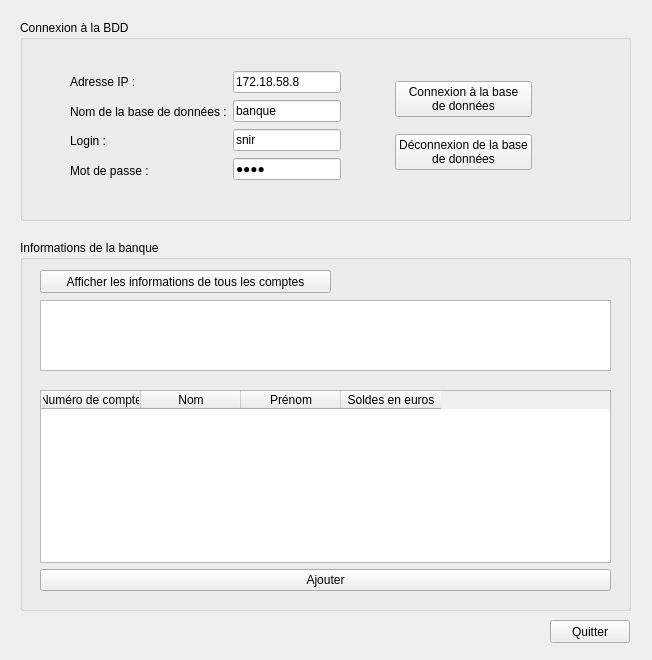
<?xml version="1.0" encoding="UTF-8"?>
<ui version="4.0">
 <class>Banque</class>
 <widget class="QWidget" name="Banque">
  <property name="enabled">
   <bool>true</bool>
  </property>
  <property name="geometry">
   <rect>
    <x>0</x>
    <y>0</y>
    <width>652</width>
    <height>660</height>
   </rect>
  </property>
  <property name="windowTitle">
   <string>La Banque des SNIR</string>
  </property>
  <widget class="QGroupBox" name="groupBox_connexionBDD">
   <property name="geometry">
    <rect>
     <x>20</x>
     <y>20</y>
     <width>611</width>
     <height>201</height>
    </rect>
   </property>
   <property name="title">
    <string>Connexion à la BDD</string>
   </property>
   <widget class="QWidget" name="">
    <property name="geometry">
     <rect>
      <x>50</x>
      <y>50</y>
      <width>509</width>
      <height>112</height>
     </rect>
    </property>
    <layout class="QHBoxLayout" name="horizontalLayout_general">
     <item>
      <layout class="QHBoxLayout" name="horizontalLayout_menu">
       <item>
        <layout class="QVBoxLayout" name="verticalLayout_menuGauche">
         <item>
          <widget class="QLabel" name="label_adresseIP">
           <property name="text">
            <string>Adresse IP :</string>
           </property>
          </widget>
         </item>
         <item>
          <widget class="QLabel" name="label_nomBDD">
           <property name="text">
            <string>Nom de la base de données :</string>
           </property>
          </widget>
         </item>
         <item>
          <widget class="QLabel" name="label_nomBDD_2">
           <property name="text">
            <string>Login :</string>
           </property>
          </widget>
         </item>
         <item>
          <widget class="QLabel" name="label_motDePasse">
           <property name="text">
            <string>Mot de passe :</string>
           </property>
          </widget>
         </item>
        </layout>
       </item>
       <item>
        <layout class="QVBoxLayout" name="verticalLayout_menudroite">
         <item>
          <widget class="QLineEdit" name="lineEdit_adresseIP">
           <property name="text">
            <string>172.18.58.8</string>
           </property>
          </widget>
         </item>
         <item>
          <widget class="QLineEdit" name="lineEdit_nomBDD">
           <property name="text">
            <string>banque</string>
           </property>
          </widget>
         </item>
         <item>
          <widget class="QLineEdit" name="lineEdit_login">
           <property name="text">
            <string>snir</string>
           </property>
           <property name="echoMode">
            <enum>QLineEdit::Normal</enum>
           </property>
           <property name="placeholderText">
            <string>snir</string>
           </property>
          </widget>
         </item>
         <item>
          <widget class="QLineEdit" name="lineEdit_motDePasse">
           <property name="text">
            <string>snir</string>
           </property>
           <property name="echoMode">
            <enum>QLineEdit::Password</enum>
           </property>
           <property name="placeholderText">
            <string>snir</string>
           </property>
          </widget>
         </item>
        </layout>
       </item>
      </layout>
     </item>
     <item>
      <spacer name="horizontalSpacer_2">
       <property name="orientation">
        <enum>Qt::Horizontal</enum>
       </property>
       <property name="sizeHint" stdset="0">
        <size>
         <width>40</width>
         <height>20</height>
        </size>
       </property>
      </spacer>
     </item>
     <item>
      <layout class="QVBoxLayout" name="verticalLayout_3">
       <item>
        <widget class="QPushButton" name="pushButton_connexionBDD">
         <property name="cursor">
          <cursorShape>PointingHandCursor</cursorShape>
         </property>
         <property name="acceptDrops">
          <bool>false</bool>
         </property>
         <property name="text">
          <string>Connexion à la base
de données</string>
         </property>
        </widget>
       </item>
       <item>
        <widget class="QPushButton" name="pushButton_deconnexionBDD">
         <property name="cursor">
          <cursorShape>PointingHandCursor</cursorShape>
         </property>
         <property name="acceptDrops">
          <bool>false</bool>
         </property>
         <property name="text">
          <string>Déconnexion de la base
de données</string>
         </property>
        </widget>
       </item>
      </layout>
     </item>
     <item>
      <spacer name="horizontalSpacer">
       <property name="orientation">
        <enum>Qt::Horizontal</enum>
       </property>
       <property name="sizeHint" stdset="0">
        <size>
         <width>40</width>
         <height>20</height>
        </size>
       </property>
      </spacer>
     </item>
    </layout>
   </widget>
  </widget>
  <widget class="QGroupBox" name="groupBox_infosBanque">
   <property name="geometry">
    <rect>
     <x>20</x>
     <y>240</y>
     <width>611</width>
     <height>371</height>
    </rect>
   </property>
   <property name="title">
    <string>Informations de la banque</string>
   </property>
   <widget class="QPushButton" name="pushButton_afficherInfosComptes">
    <property name="geometry">
     <rect>
      <x>20</x>
      <y>30</y>
      <width>291</width>
      <height>23</height>
     </rect>
    </property>
    <property name="cursor">
     <cursorShape>PointingHandCursor</cursorShape>
    </property>
    <property name="text">
     <string>Afficher les informations de tous les comptes</string>
    </property>
   </widget>
   <widget class="QTextEdit" name="textEdit_infoBanque">
    <property name="geometry">
     <rect>
      <x>20</x>
      <y>60</y>
      <width>571</width>
      <height>71</height>
     </rect>
    </property>
   </widget>
   <widget class="QWidget" name="">
    <property name="geometry">
     <rect>
      <x>20</x>
      <y>150</y>
      <width>571</width>
      <height>201</height>
     </rect>
    </property>
    <layout class="QVBoxLayout" name="verticalLayout_2">
     <item>
      <widget class="QTableWidget" name="tableWidget_infoBanque">
       <column>
        <property name="text">
         <string>Numéro de compte</string>
        </property>
       </column>
       <column>
        <property name="text">
         <string>Nom</string>
        </property>
       </column>
       <column>
        <property name="text">
         <string>Prénom</string>
        </property>
       </column>
       <column>
        <property name="text">
         <string>Soldes en euros</string>
        </property>
       </column>
      </widget>
     </item>
     <item>
      <widget class="QPushButton" name="pushButton_ajout">
       <property name="cursor">
        <cursorShape>PointingHandCursor</cursorShape>
       </property>
       <property name="text">
        <string>Ajouter</string>
       </property>
      </widget>
     </item>
    </layout>
   </widget>
  </widget>
  <widget class="QPushButton" name="pushButton_quitter">
   <property name="geometry">
    <rect>
     <x>550</x>
     <y>620</y>
     <width>80</width>
     <height>23</height>
    </rect>
   </property>
   <property name="cursor">
    <cursorShape>PointingHandCursor</cursorShape>
   </property>
   <property name="text">
    <string>Quitter</string>
   </property>
  </widget>
 </widget>
 <resources/>
 <connections/>
</ui>
